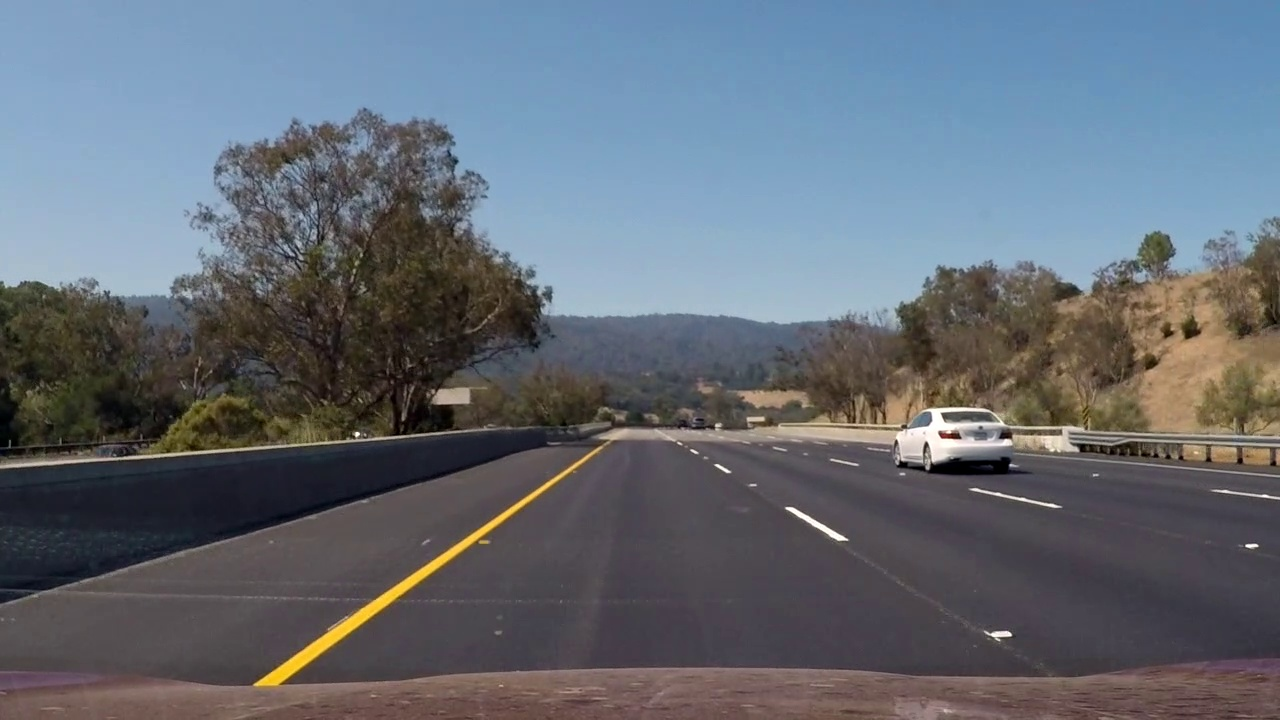
#> input picture T1.Computer_vision_and_deep_learning/VehicleDetection/images/test1.jpg, 1280 x 720 px
$ python -i image_preproc.py   (imports and definitions only)   (older library calls are emulated)
#> lines starting #> are read from the running program, lines starting #| are printed output that depends on the picture
import bisect
from skimage import data, img_as_float, img_as_ubyte
from skimage import exposure
import numpy as np
from numba import jit
import cv2

# [81 lines left out: functions imadjust_2, imadjust_1, imadjust, not called in this run]

def equalizeHistHSV(src):
    dst = src.copy()
    dst = cv2.cvtColor(dst, cv2.COLOR_RGB2HSV)
#> dst: shape (720, 1280, 3); mean H, S, V 89.3, 65.9, 125.7
    for i in range(2, dst.shape[2]):
        dst[:,:,i] = cv2.equalizeHist(dst[:,:,i])
#> dst: shape (720, 1280, 3); mean H, S, V 89.3, 65.9, 128.8
    dst = cv2.cvtColor(dst, cv2.COLOR_HSV2RGB)
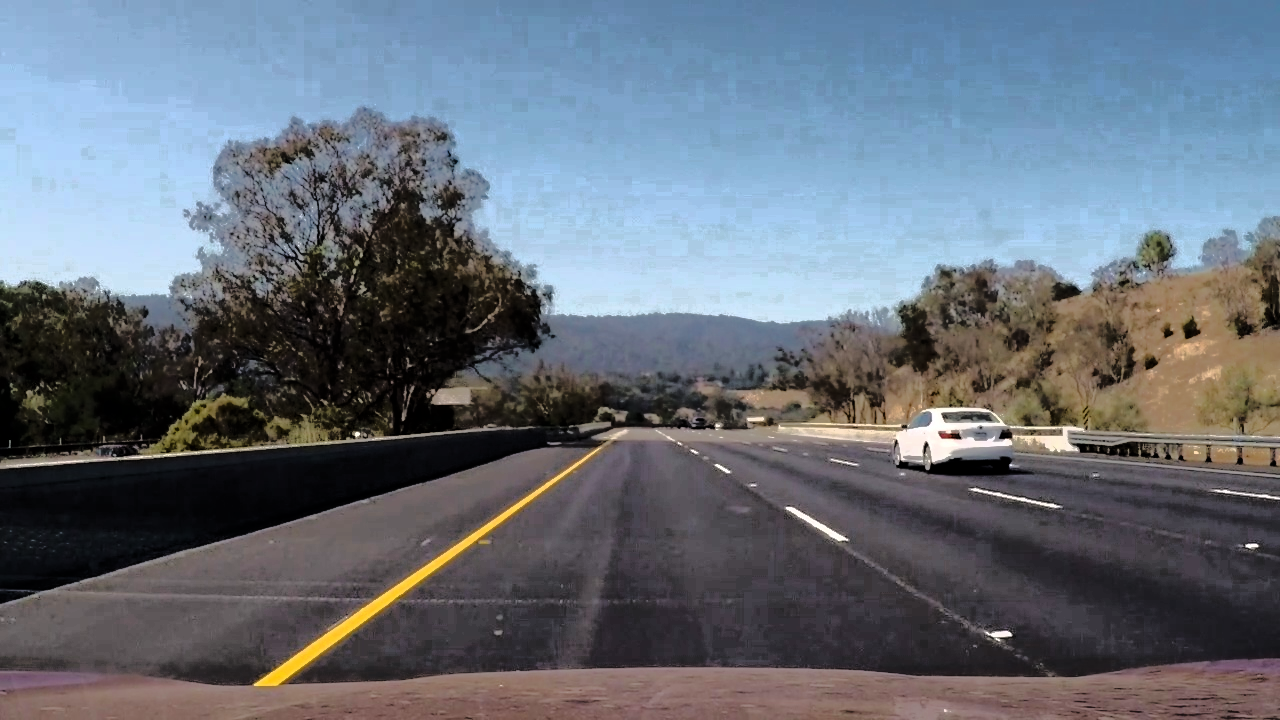
#> dst: shape (720, 1280, 3); mean R, G, B 101.9, 109.8, 120.3
    return dst

# [5 lines left out: function adapthisteq, not called in this run]

@jit
def hisEqul(img):
    return cv2.equalizeHist(img)

# [8 lines left out: function hisEqulColor, not called in this run]

>>> import cv2
>>> picture = cv2.cvtColor(cv2.imread('images/test1.jpg'), cv2.COLOR_BGR2RGB)
>>> result = equalizeHistHSV(picture)

$ run again, on T1.Computer_vision_and_deep_learning/VehicleDetection/images/cls_fp.png
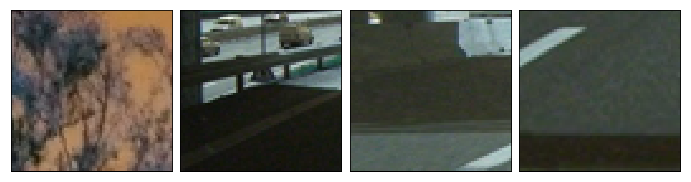
#> input picture T1.Computer_vision_and_deep_learning/VehicleDetection/images/cls_fp.png, 691 x 182 px
#> in equalizeHistHSV, `dst = cv2.cvtColor(dst, cv2.COLOR_HSV2RGB)`:
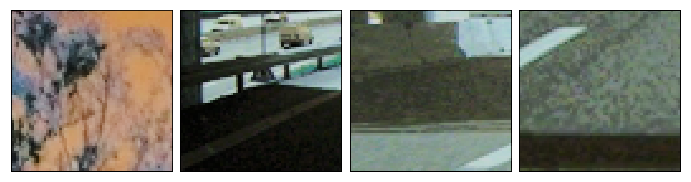
#> dst: shape (182, 691, 3); mean R, G, B 123.8, 124.5, 114.3

$ run again, on T1.Computer_vision_and_deep_learning/VehicleDetection/images/crop.png
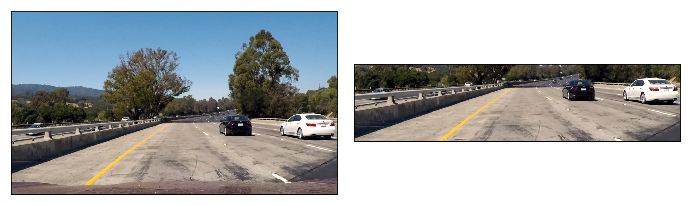
#> input picture T1.Computer_vision_and_deep_learning/VehicleDetection/images/crop.png, 691 x 205 px
#> in equalizeHistHSV, `dst = cv2.cvtColor(dst, cv2.COLOR_HSV2RGB)`:
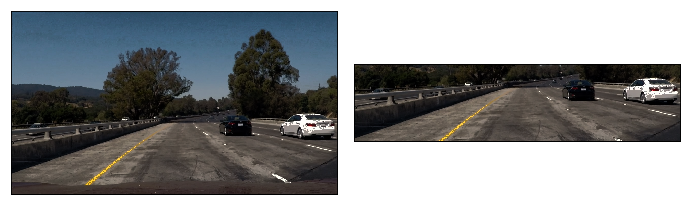
#> dst: shape (205, 691, 3); mean R, G, B 139.5, 141.4, 142.5
